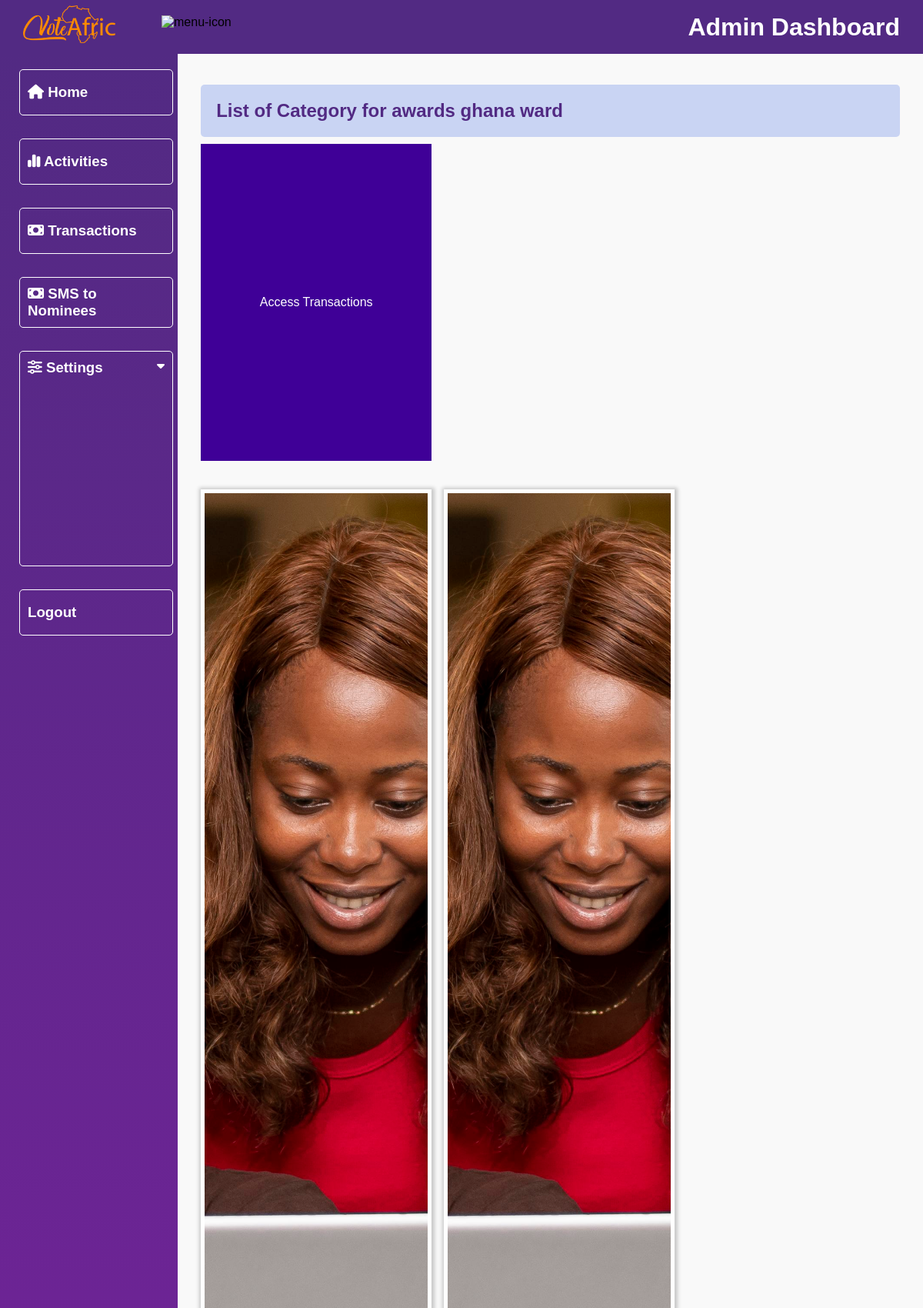
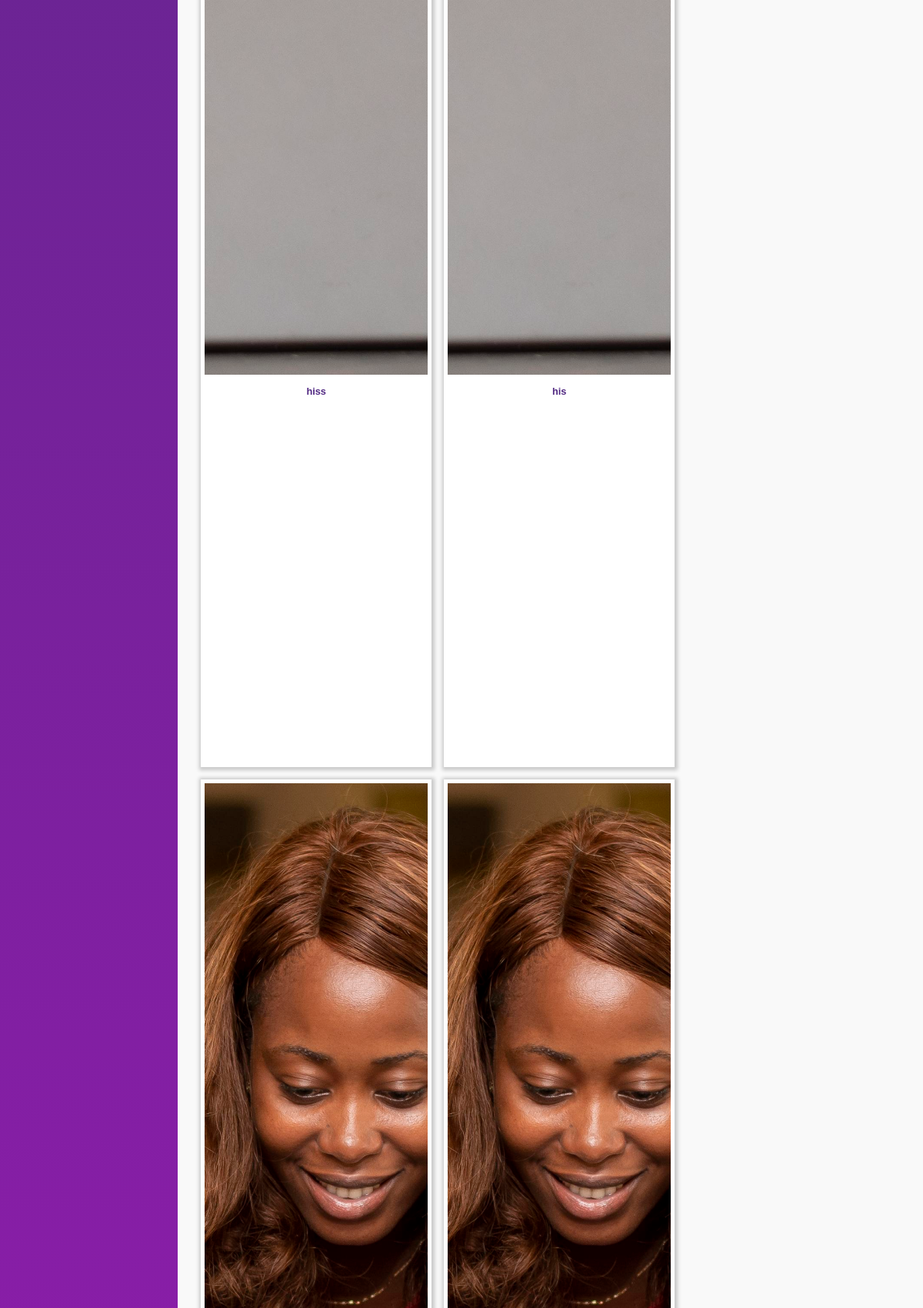
The app's page /dashboard/activity-category/ghana-wards/ (upper part) with its own data (2 pictures, top to bottom).
### vote/models.py (models this page shows, shortened)
class Category(models.Model):
    award = models.CharField(max_length=100)
    title = models.CharField(max_length=100, null=True)
    image = models.ImageField(upload_to="category")
    slug = models.SlugField(unique=True)
    date_added = models.DateTimeField('date added', null=True)
    end_date = models.DateTimeField('end date', null=True)
    access_code = models.CharField(max_length=10, unique=True, null=True, blank=True)
    class Meta:
        verbose_name_plural = "categories"
        ordering = ('-date_added',)
    def __str__(self):
        return self.award

class SubCategory(models.Model):
    category = models.ForeignKey(Category, on_delete=models.CASCADE)
    content = models.CharField(max_length=100)
    slug = models.SlugField(unique=True)
    date = models.DateTimeField(timezone.now)
    can_check_result = models.BooleanField(default=False)  # Add this field
    class Meta:
        verbose_name_plural = "sub categories"
        ordering = ('-date',)

### dashboard/views.py (the view)
# urls.py: path('activity-category/<slug:category_slug>/', views.activity_category, name='activity_category'),
def activity_category(request, category_slug):
    category = None
    award = SubCategory.objects.all()
    if category_slug:
        category = get_object_or_404(Category, slug=category_slug)
        award = award.filter(category=category)
    context = {
        'category': category,
        'award': award,
        'title': 'adminPage'
    }
    return render(request, 'dashboard/activity-category.html', context)

### dashboard/templates/dashboard/activity-category.html (shortened to what this page needs)
{% extends 'dashboard/base.html' %}
{% load static %}
{% block content %}
        <div class="main">
            <div class="category-interface-container">
                <div class="heading">
                    <h2>List of Category for awards {{category}}</h2>
                </div>
                <a href="{% url 'access_transaction_by_code' %}"class="insight">
                <button>Access Transactions </button>
                </a>
                <div class="categories-container">
                    {% for n in award %}
                    <a href="{% url 'activity_nominee' n.slug %}">
                        <div class="category">
                            <div class="cat-img">
                                <img src="{{ n.category.image.url }}" alt="geima">
                            </div>
                            <div class="cat-name">
                                <h2>{{ n.content }}</h2>
                            </div>
                        </div>
                    </a>
                    {% endfor %}
                </div>
            </div>
        </div>
    </div>
{% endblock %}

### vote/static/vote/admin.css (style rules this page uses)
* { margin: 0; padding: 0; box-sizing: border-box; font-family: "Poppins", sans-serif; list-style: none; text-decoration: none; }
:root { --background-color1: #fafaff; --background-color2: #ffffff; --background-color3: #ededed; --background-color4: #afc0f0a4; --primary-color: #4b49ac; --secondary-color: #0c007d; --Border-color: #3f0097; --one-use-color: #3f0097; --two-use-color: #5500cb; --red: #E31C25; --blue: #092347; --white: #fff; --blue: #011f4a; --voiletColor: #522a83; --orangeColor: #fb812b; --whiteColor: #fff; }
body { max-width: 100%; overflow-x: hidden; background-color: #f9f9f9; }
.heading { background-color: var(--background-color4); padding: 20px; border-radius: 5px; margin-bottom: 1%; color: var(--voiletColor); font-weight: 900; }
.main { height: calc(100vh - 70px); width: 100%; overflow-y: scroll; overflow-x: hidden; padding: 40px 30px 30px 30px; }
.ongoin-awards-container, .categories-container, .registered-awards-container, .registered-category, .transaction-for-awards { padding-top: 4%; display: flex; flex-wrap: wrap; gap: 1rem; }
.ongoin-awards-container h2, .categories-container h2, .list-of-nominees h2, .registered-awards-container h2, .registered-category h2, .transaction-for-awards h2 { font-size: 0.8rem; text-align: center; color: var(--voiletColor); padding: 10px; }
.ongoin-awards-container a, .categories-container a, .registered-category a { padding: 5px; width: 100%; max-width: 300px; box-shadow: 1px 1px 5px 3px rgba(0, 0, 0, 0.2); cursor: pointer; min-height: 40vh; background-color: var(--white); }
.insight button { width: 100%; max-width: 300px; border: none; background-color: var(--Border-color); cursor: pointer; color: var(--white); height: 8vh; font-size: 1rem; }
.awards-img img, .category img, .registered-awards img, .awards-transaction-container img { width: 100%; height: 30vh; object-fit: cover; }
:root { --primary: #4361ee; --secondary: #3f37c9; --success: #4cc9f0; --danger: #f72585; --warning: #ffc107; --light: #f8f9fa; --dark: #212529; }

### records on screen
Category: award "ghana ward"
SubCategory: category.image (picture), content "hiss"
SubCategory: category.image (picture), content "his"
SubCategory: category.image (picture)
SubCategory: category.image (picture)
